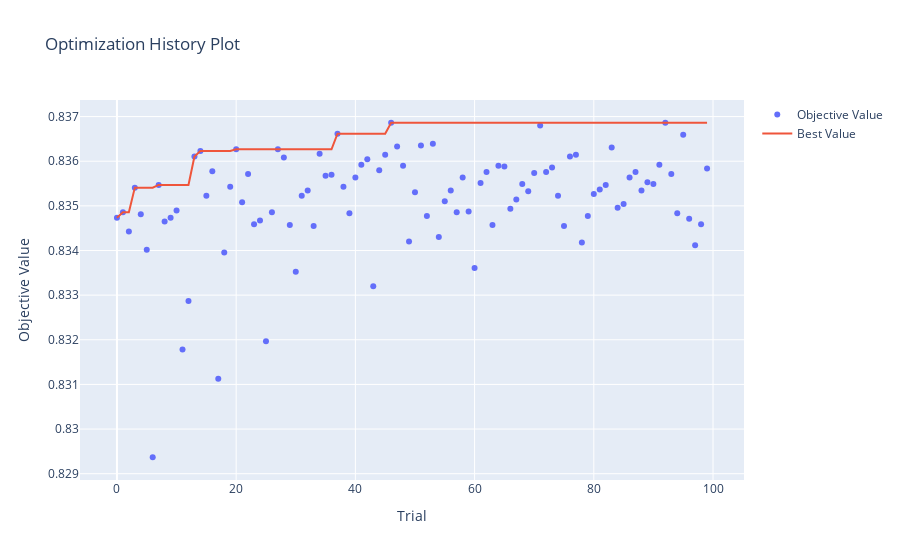

This figure's notebook cell:
### Code cell
import optuna.visualization as vis
fig = vis.plot_optimization_history(study)
fig.show()
